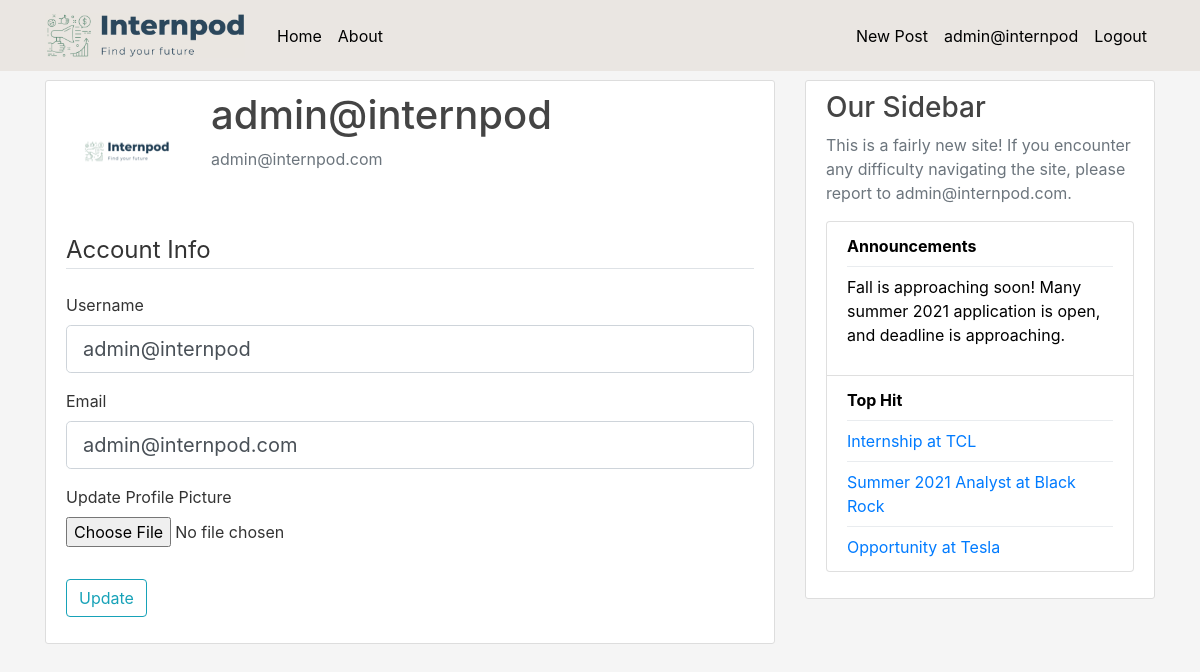
Screenshot of /account (signed in) with the database file from the repository.
### flaskblog/models.py (models this page shows, shortened)
class User(db.Model, UserMixin):
    id = db.Column(db.Integer, primary_key=True)
    username = db.Column(db.String(20), unique=True, nullable=False)
    email = db.Column(db.String(120), unique=True, nullable=False)
    image_file = db.Column(db.String(20), nullable=False, default='default.png')
    password = db.Column(db.String(60), nullable=False)
    posts = db.relationship('Post', backref='author', lazy=True)
    comments = db.relationship('Comment', backref='commenter', lazy=True)
    liked = db.relationship( 'Like', backref='Liker', lazy=True)

class Post(db.Model):
    id = db.Column(db.Integer, primary_key=True)
    title = db.Column(db.String(100), nullable=False)
    date_posted = db.Column(db.DateTime, nullable=False, default=datetime.utcnow)
    content = db.Column(db.Text, nullable=False)
    user_id = db.Column(db.Integer, db.ForeignKey('user.id'), nullable=False)
    likes = db.relationship('Like', backref='post', lazy='dynamic')
    comments = db.relationship('Comment', backref='comments', lazy='dynamic')

### flaskblog/routes.py (the view)
@app.route("/account", methods=['GET', 'POST'])
@login_required
def account():
    posts = db.session.query(Post).order_by(Post.id.desc())
    form = UpdateAccountForm()
    if form.validate_on_submit():
        if form.picture.data:
            picture_file = save_picture(form.picture.data)
            current_user.image_file = picture_file
        current_user.username = form.username.data
        current_user.email = form.email.data
        db.session.commit()
        flash('Your account has been updated!', 'success')
        return redirect(url_for('account'))
    elif request.method == 'GET':
        form.username.data = current_user.username
        form.email.data = current_user.email
    image_file = url_for('static', filename='profile_pics/' + current_user.image_file)
    return render_template('account.html', title='Account',
                           image_file=image_file, form=form, posts = posts)

### flaskblog/forms.py (shortened to what this page needs)
class UpdateAccountForm(FlaskForm):
    username = StringField('Username',
                           validators=[DataRequired(), Length(min=2, max=20)])
    email = StringField('Email',
                        validators=[DataRequired(), Email()])
    picture = FileField('Update Profile Picture', validators=[FileAllowed(['jpg', 'png', 'pdf'])])
    submit = SubmitField('Update')

### flaskblog/models.py (called while the page is built)
@login_manager.user_loader
def load_user(user_id):
    return User.query.get(int(user_id))

### flaskblog/templates/account.html (shortened to what this page needs)
{% extends "layout.html" %}
{% block content %}
    <div class="content-section">
      <div class="media">
        <img class="rounded-circle account-img" src="{{ image_file }}">
        <div class="media-body">
          <h2 class="account-heading">{{ current_user.username }}</h2>
          <p class="text-secondary">{{ current_user.email }}</p>
        </div>
      </div>
        <form method="POST" action="" enctype="multipart/form-data">
            <fieldset class="form-group">
                <legend class="border-bottom mb-4">Account Info</legend>
                <div class="form-group">
                    {{ form.username.label(class="form-control-label") }}
                    {% if form.username.errors %}
                        {{ form.username(class="form-control form-control-lg is-invalid") }}
                        <div class="invalid-feedback">
                            {% for error in form.username.errors %}
                                <span>{{ error }}</span>
                            {% endfor %}
                        </div>
                    {% else %}
                        {{ form.username(class="form-control form-control-lg") }}
                    {% endif %}
                </div>
                <div class="form-group">
                    {{ form.email.label(class="form-control-label") }}
                    {% if form.email.errors %}
                        {{ form.email(class="form-control form-control-lg is-invalid") }}
                        <div class="invalid-feedback">
                            {% for error in form.email.errors %}
                                <span>{{ error }}</span>
                            {% endfor %}
                        </div>
                    {% else %}
                        {{ form.email(class="form-control form-control-lg") }}
                    {% endif %}
                </div>
                <div class="form-group">
                    {{ form.picture.label() }}
                    {{ form.picture(class="form-control-file") }}
                </div>
            </fieldset>
            <div class="form-group">
                {{ form.submit(class="btn btn-outline-info") }}
            </div>
        </form>
    </div>
{% endblock content %}

### flaskblog/templates/layout.html (shortened to what this page needs)
<!DOCTYPE html>
<html>
<head>
    <link rel="stylesheet" href="https://maxcdn.bootstrapcdn.com/bootstrap/4.0.0/css/bootstrap.min.css">
    <link rel="stylesheet" type="text/css" href="{{ url_for('static', filename='main.css') }}">
    <link href="https://cdn.jsdelivr.net/npm/summernote@0.8.18/dist/summernote.min.css" rel="stylesheet">
</head>
<body style="background-color:#f5f5f5;">
    <header class="site-header">
      <nav class="navbar navbar-expand-md navbar-dark bg-steel fixed-top" style="background-color: #eae6e2;">
        <div class="container">
          <a class="navbar-brand mr-4" href="/"><img src="../static/logo/navibarlogo.jpg" class="img-fluid" alt="Responsive image" width="200" height="200"></a>
          <div class="collapse navbar-collapse" id="navbarToggle">
            <div class="navbar-nav mr-auto">
              <a class="nav-item nav-link" style="color:#000000;" href="{{ url_for('home') }}">Home</a>
              <a class="nav-item nav-link" style="color:#000000;"href="{{ url_for('about') }}">About</a>
            </div>
            <div class="navbar-nav">
              {% if current_user.is_authenticated %}
                <a class="nav-item nav-link" style="color:#000000;" href="{{ url_for('new_post') }}"> New Post</a>
                <a class="nav-item nav-link" style="color:#000000;" href="{{ url_for('account') }}">{{current_user.username}}</a>
                <a class="nav-item nav-link" style="color:#000000;" href="{{ url_for('logout') }}">Logout</a>
              {% else %}
                <a class="nav-item nav-link" style="color:#000000;" href="{{ url_for('login') }}">Login</a>
                <a class="nav-item nav-link" style="color:#000000;" href="{{ url_for('register') }}">Register</a>
              {% endif %}
            </div>
          </div>
        </div>
      </nav>
    </header>
    <main role="main" class="container">
      <div class="row">
        <div class="col-md-8">
          {% block content %}{% endblock %}
        </div>
        <div class="col-md-4" >
          <div class="content-section">
            <h3>Our Sidebar</h3>
            <p class='text-muted'>This is a fairly new site! If you encounter any difficulty navigating the site, please report to admin@internpod.com.
              <ul class="list-group">
                <li class="list-group-item list-group-item-light" style="background-color:#ffffff;"><b style="color:#000000;">Announcements</b>                         <div class="dropdown-divider"></div>
                    <p style="color:black;"> Fall is approaching soon! Many summer 2021 application is open, and deadline is approaching.</p></li>
                <li class="list-group-item list-group-item-light" style="background-color:#ffffff;"><b style="color:#000000;">Top Hit</b>
                  {% for post in posts %}
                    {% if post.likes.count() > 1 %}
                        <div class="dropdown-divider"></div>
                        <div class="media-body">
                            <a class="mr-2" href="{{ url_for('post', post_id=post.id) }}">{{ post.title }}</a>
                        </div>
                    {% endif %}
                  {% endfor %}
                </li>
              </ul>
            </p>
          </div>
        </div>
      </div>
    </main>
</body>
</html>

### flaskblog/static/main.css (style rules this page uses)
body { background: #fafafa; color: #333333; margin-top: 5rem; }
h1, h2, h3, h4, h5, h6 { color: #444444; }
.bg-steel { background-color: #5f788a; }
.site-header .navbar-nav .nav-link { color: #cbd5db; }
.content-section { background: #ffffff; padding: 10px 20px; border: 1px solid #dddddd; border-radius: 3px; margin-bottom: 20px; }
.account-img { height: 125px; width: 125px; margin-right: 20px; margin-bottom: 16px; }
.account-heading { font-size: 2.5rem; }

### rows the page displays
User: username "admin@internpod", email "admin@internpod.com"
Post: title "Internship at TCL"
Post: title "Summer 2021 Analyst at Black Rock"
Post: title "Opportunity at Tesla"
